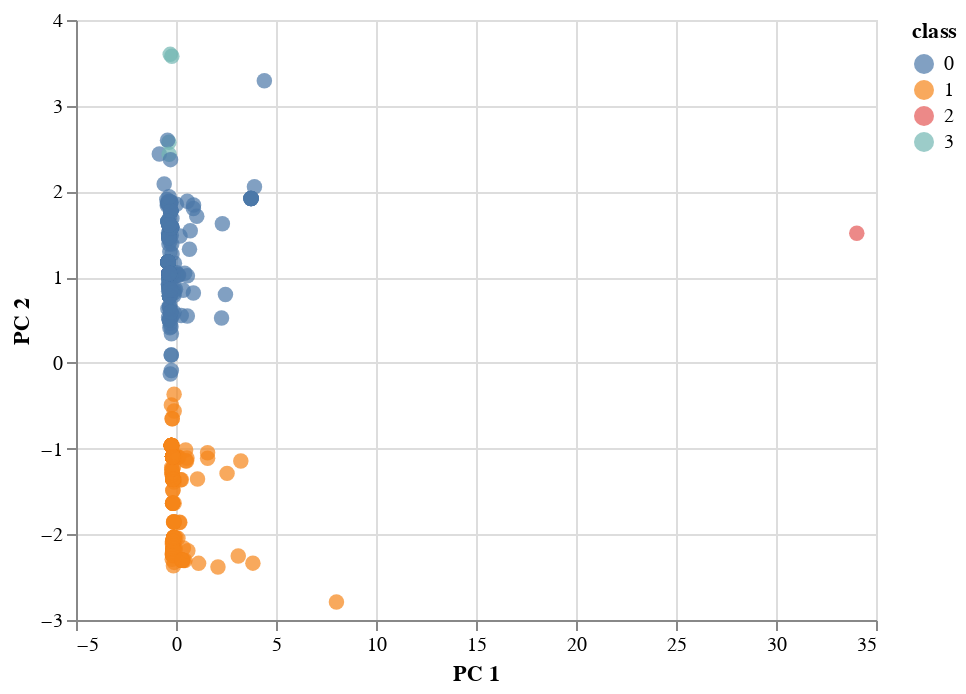

The code cell stored with this chart in its notebook:
### Markdown cell above
### Visualizing Results

#### 3D-Scatter with Clusters

### Code cell
# Create a 2D-Scatter with the PCA data and the clusters
source = clustered_df

alt.Chart(source).mark_circle(size=60).encode(
    x="PC 1:Q",
    y="PC 2:Q",
    color='class:N',
    tooltip=['CoinName', 'Algorithm', 'TotalCoinsMined', 'TotalCoinSupply']
    
).interactive()

### Figure 1 — Vega-Lite specification as saved in the notebook (floating-point values rounded to 4 significant figures; data arrays with more than 128 entries replaced by an {"elided": "..."} marker saying what was removed)
{"config": {"view": {"continuousWidth": 400, "continuousHeight": 300}}, "data": {"name": "data-e6ee04bf909991062bd9afdfc9bd806c"}, "mark": {"type": "circle", "size": 60}, "encoding": {"color": {"type": "nominal", "field": "class"}, "tooltip": [{"type": "nominal", "field": "CoinName"}, {"type": "nominal", "field": "Algorithm"}, {"type": "quantitative", "field": "TotalCoinsMined"}, {"type": "nominal", "field": "TotalCoinSupply"}], "x": {"type": "quantitative", "field": "PC 1"}, "y": {"type": "quantitative", "field": "PC 2"}}, "selection": {"selector001": {"type": "interval", "bind": "scales", "encodings": ["x", "y"]}}, "$schema": "https://vega.github.io/schema/vega-lite/v4.8.1.json", "datasets": {"data-e6ee04bf909991062bd9afdfc9bd806c": {"elided": "532 records"}}}
